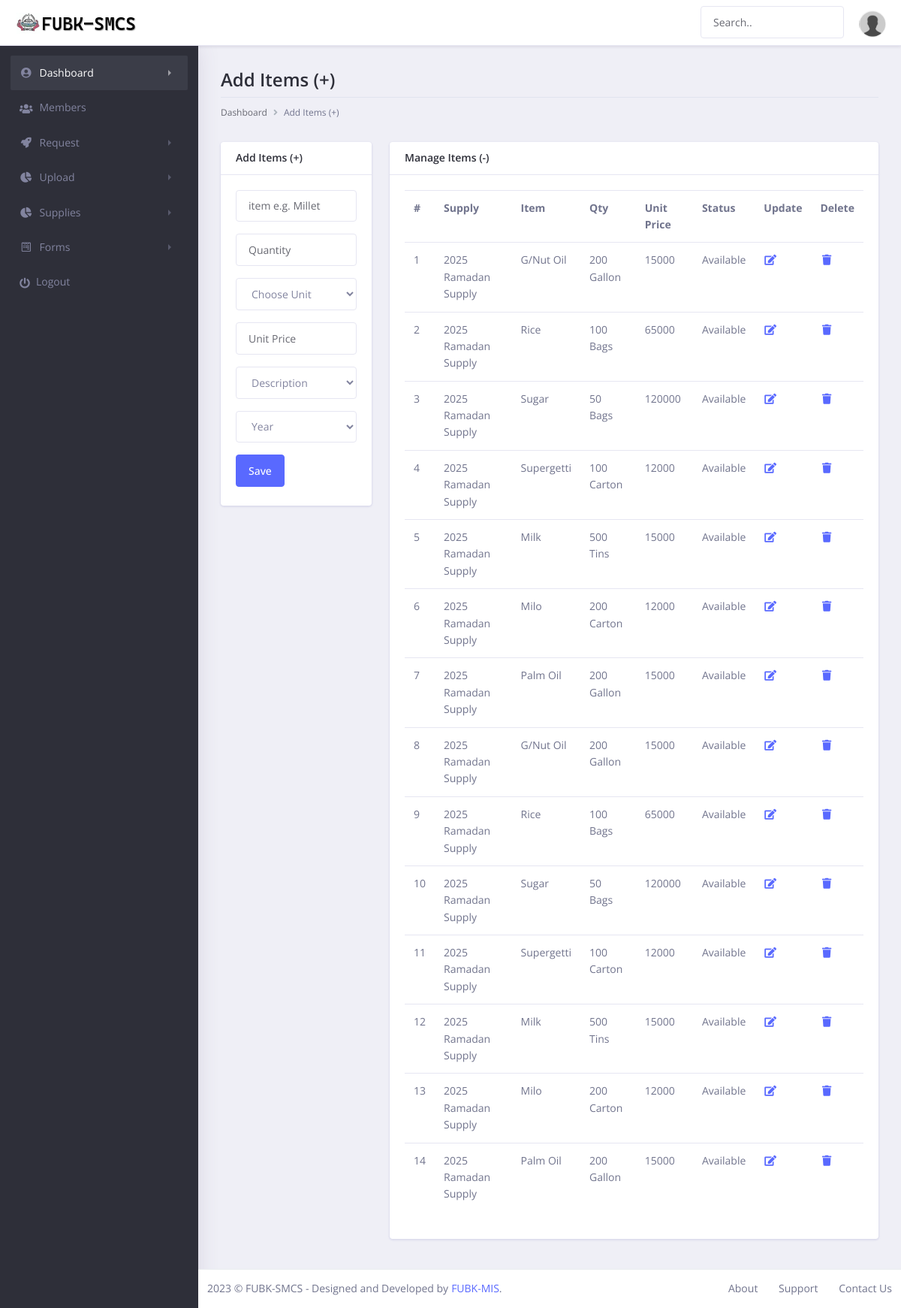
The app's page /index.php/admin/regItem with its own data.
### tables this page shows
CREATE TABLE IF NOT EXISTS `years` (
  `id` int NOT NULL AUTO_INCREMENT,
  `year` varchar(4) NOT NULL,
  `status` enum('Active','Inactive') NOT NULL,
  `supply` varchar(20) NOT NULL,
  PRIMARY KEY (`id`)
);

CREATE TABLE IF NOT EXISTS `shop` (
  `id` int NOT NULL AUTO_INCREMENT,
  `item` varchar(100) NOT NULL,
  `qty` varchar(50) NOT NULL,
  `unit` varchar(25) NOT NULL,
  `unit_price` varchar(10) NOT NULL,
  `year` varchar(10) NOT NULL,
  `type` varchar(30) NOT NULL,
  `status` enum('Available','Finished') NOT NULL,
  PRIMARY KEY (`id`)
);

### application/controllers/Admin.php (called while the page is built, shortened)
<?php
class Admin extends CI_Controller
{
  public function __construct()
  {
    $this->load->library('upload');
    $this->load->model('Admin_model');
    $this->load->model('Member_model');
    $this->load->model('Smcsapi_model');
  }
  public function regItem()
  {
    $result = $this->Admin_model->getItemsByYear();
    $data = ['items' => $result];
    return $this->load->view("admin/regItem", $data);
  }
}

### index.php (called while the page is built, shortened)
<?php
require_once BASEPATH.'core/CodeIgniter.php';

### application/models/Admin_model.php (called while the page is built, shortened)
<?php
class Admin_model extends CI_Model
{
	public function getItemsByYear()
	{
		return $this->db
			->select('*')
			->from('years')
			->join('shop', 'shop.year = years.year')
			->where('years.status', 'Active')
			->order_by('supply', 'asc')
			->get()
			->result();
	}
}

### application/views/admin/regItem.php (the view, shortened to what this page needs)
<!doctype html>
<html lang="en">
<head>
    <link rel="stylesheet" href="<?php echo base_url(); ?>assets/libs/datatables.net-bs4/css/dataTables.bootstrap4.min.css">
    <link rel="stylesheet" href="<?php echo base_url(); ?>assets/libs/fullcalendar/main.min.css">
    <link rel="stylesheet" href="<?php echo base_url(); ?>assets/libs/quill/dist/quill.snow.css">
    <link rel="stylesheet" href="<?php echo base_url(); ?>assets/css/theme.min.css">
</head>
<body>
    <div class="dashboard-main-wrapper">
        <?php $this->load->view("header"); ?>
        <?php $this->load->view("admin/sidebar"); ?>
        <div class="dashboard-wrapper">
            <div class="dashboard-ecommerce">
                <div class="container-fluid dashboard-content ">
                    <div class="row">
                        <div class="col-xl-12 col-lg-12 col-md-12 col-sm-12 col-12">
                            <div class="page-header">
                                <h2 class="pageheader-title">Add Items (+)</h2>
                                <div class="page-breadcrumb">
                                    <nav aria-label="breadcrumb">
                                        <ol class="breadcrumb">
                                            <li class="breadcrumb-item"><a href="#" class="breadcrumb-link">Dashboard</a></li>
                                            <li class="breadcrumb-item active" aria-current="page">Add Items (+)
                                            </li>
                                        </ol>
                                    </nav>
                                </div>
                            </div>
                        </div>
                    </div>
                    <div class="ecommerce-widget">
                        <div class="row">
                            <div class="col-xl-3 col-lg-3 col-md-6 col-sm-12 col-12">
                                <div class="card mb-5 shadow-sm">
                                    <h5 class="card-header">Add Items (+)</h5>
                                    <div class="card-body">
                                        <form action="<?php echo site_url("admin/save_item"); ?>" method="post" id="form" data-parsley-validate="">
                                            <div class="form-group">
                                                <input id="inputUserName" type="text" name="item" parsley-trigger="change" required="" placeholder="item e.g. Millet" autocomplete="off" class="form-control">
                                            </div>
                                            <div class="form-group">
                                                <input id="inputEmail" type="text" name="qty" parsley-trigger="change" required="" placeholder="Quantity" autocomplete="off" class="form-control">
                                            </div>
                                            <div class="form-group">
                                                <select name="unit" required class="form-control">
                                                    <option value="" selected disabled>Choose Unit</option>
                                                </select>
                                            </div>
                                            <div class="form-group">
                                                <input id="inputEmail" type="text" name="unit_price" parsley-trigger="change" required="" placeholder="Unit Price" autocomplete="off" class="form-control">
                                            </div>
                                            <div class="form-group">
                                            <select name="type" required class="form-control">
                                                    <option value="" selected disabled>Description</option>
                                            </select>
                                            </div>
                                            <div class="form-group">
                                            <select name="year" required class="form-control">
                                                    <option value="" selected disabled>Year</option>
                                            </select>
                                            </div>
                                            <div class="row">
                                                <div class="col-sm-6 pb-2 pb-sm-4 pb-lg-0 pr-0">
                                                    <button type="submit" class="btn btn-space btn-primary">Save</button>
                                                </div>
                                                <div class="col-sm-6 pl-0">
                                                </div>
                                            </div>
                                        </form>
                                    </div>
                                </div>
                            </div>
                            <div class="col-xl-9 col-lg-9 col-md-9 col-sm-12 col-12">
                                <div class="card mb-5 shadow-sm">
                                    <h5 class="card-header">Manage Items (-)</h5>
                                    <div class="card-body">
                                        <table class="table table-hover">
                                        <tr>
                                            <th>#</th>
                                            <th>Supply</th>
                                            <th>Item</th>
                                            <th>Qty</th>
                                            <th>Unit Price</th>
                                            <th>Status</th>
                                             <th>Update</th>
                                            <th>Delete</th>
                                        </tr>
                                        <?php $i=1; foreach($items as $row){?>
                                            <tr>
                                            <td><?php echo $i++; ?></td>
                                            <td><?php echo $row->year." ".$row->type; ?></td>
                                            <td><?php echo $row->item; ?></td>
                                            <td><?php echo $row->qty." ".$row->unit; ?></td>
                                            <td><?php echo $row->unit_price; ?></td>
                                            <td><?php echo $row->status; ?></td>
                                            <td><a href="<?php echo site_url('admin/getItemById/'.$row->id); ?>"><i class="fas fa-fw fa-edit"></i></a></td>
                                            <td><a href="<?php echo site_url('admin/deleteItemById/'.$row->id); ?>"><i class="fas fa-fw fa-trash"></i></a></td>
                                        </tr>
                                            <?php } ?>
                                        </table>
                                    </div>
                                </div>
                            </div>
                        </div>
                    </div>
                </div>
            </div>
            <div class="footer">
                <div class="container-fluid">
                    <div class="row">
                        <div class="col-xl-6 col-lg-6 col-md-6 col-sm-12 col-12">
                            2023 © FUBK-SMCS - Designed and Developed by<a href="#" target="_blank" class="ml-1">FUBK-MIS</a>.
                        </div>
                        <div class="col-xl-6 col-lg-6 col-md-6 col-sm-12 col-12">
                            <div class="text-md-right footer-links d-none d-sm-block">
                                <a href="javascript: void(0);">About</a>
                                <a href="javascript: void(0);">Support</a>
                                <a href="javascript: void(0);">Contact Us</a>
                            </div>
                        </div>
                    </div>
                </div>
            </div>
        </div>
    </div>
</body>
</html>

### application/views/header.php (shortened to what this page needs)
<div class="dashboard-header">
     <nav class="navbar navbar-expand-lg navbar-light bg-white fixed-top">
       <a class="navbar-brand" href="#"><img src="<?php echo base_url(); ?>assets/images/logo.png" alt=""></a>
       <div class="ml-auto" id="navbarSupportedContent">
         <ul class="navbar-nav ml-auto navbar-right-top flex-row ">
           <li class="nav-item d-none d-lg-block">
             <div id="custom-search" class="top-search-bar">
               <input class="form-control" type="text" placeholder="Search..">
             </div>
           </li>
           <li class="nav-item dropdown nav-user order-lg-4 ">
             <a class="nav-link nav-user-img" href="#" id="navbarDropdownMenuLink2" data-toggle="dropdown" aria-haspopup="true" aria-expanded="false"><img src="<?php echo base_url(); ?>assets/images/avatar-1.jpg" alt="" class="avatar-xs rounded-circle"></a>
           </li>
         </ul>
       </div>
     </nav>
   </div>

### application/views/admin/sidebar.php (shortened to what this page needs)
<div class="nav-left-sidebar sidebar-dark">
    <div class="menu-list">
        <nav class="navbar navbar-expand-lg navbar-light">
            <div class="collapse navbar-collapse" id="navbarNav">
                <ul class="navbar-nav flex-column">
                    <li class="nav-item ">
                        <a class="nav-link active" href="#" data-toggle="collapse" aria-expanded="false"
                            data-target="#submenu-1" aria-controls="submenu-1"><i
                                class="fa fa-fw fa-user-circle"></i>Dashboard
                            <span class="badge badge-success"></span></a>
                    </li>
                    <li class="nav-item ">
                        <a class="nav-link" href="<?php echo site_url("admin/members"); ?>"><i
                                class="fa fa-fw fa-users"></i>Members
                            <span class="badge badge-success"></span></a>
                    </li>
                    <li class="nav-item">
                        <a class="nav-link" href="#" data-toggle="collapse" aria-expanded="false"
                            data-target="#submenu-2" aria-controls="submenu-2"><i
                                class="fa fa-fw fa-rocket"></i>Request</a>
                    </li>
                    <li class="nav-item">
                        <a class="nav-link" href="#" data-toggle="collapse" aria-expanded="false"
                            data-target="#submenu-3" aria-controls="submenu-3"><i
                                class="fas fa-fw fa-chart-pie"></i>Upload</a>
                    </li>
                     <li class="nav-item">
                        <a class="nav-link" href="#" data-toggle="collapse" aria-expanded="false"
                            data-target="#submenu-5" aria-controls="submenu-3"><i
                                class="fas fa-fw fa-chart-pie"></i>Supplies</a>
                    </li>
                    <li class="nav-item ">
                        <a class="nav-link" href="#" data-toggle="collapse" aria-expanded="false"
                            data-target="#submenu-4" aria-controls="submenu-4"><i
                                class="fab fa-fw fa-wpforms"></i>Forms</a>
                    </li>
                    <li class="nav-item">
                        <a class="nav-link" href="<?php echo site_url("auth/logout"); ?>"><i
                                class="fas fa-power-off mr-2"></i>Logout</a>
                    </li>
                </ul>
            </div>
        </nav>
    </div>
</div>

### records on screen
years: shop.year "2025", shop.type "Ramadan Supply", shop.item "G/Nut Oil", shop.qty "200", shop.unit "Gallon", shop.unit_price "15000", shop.status "Available", shop.item "Rice", shop.qty "100", shop.unit "Bags", shop.unit_price "65000", shop.item "Sugar", shop.qty "50", shop.unit_price "120000", shop.item "Supergetti", shop.unit "Carton", shop.unit_price "12000", shop.item "Milk", shop.qty "500", shop.unit "Tins", shop.item "Milo", shop.item "Palm Oil"
